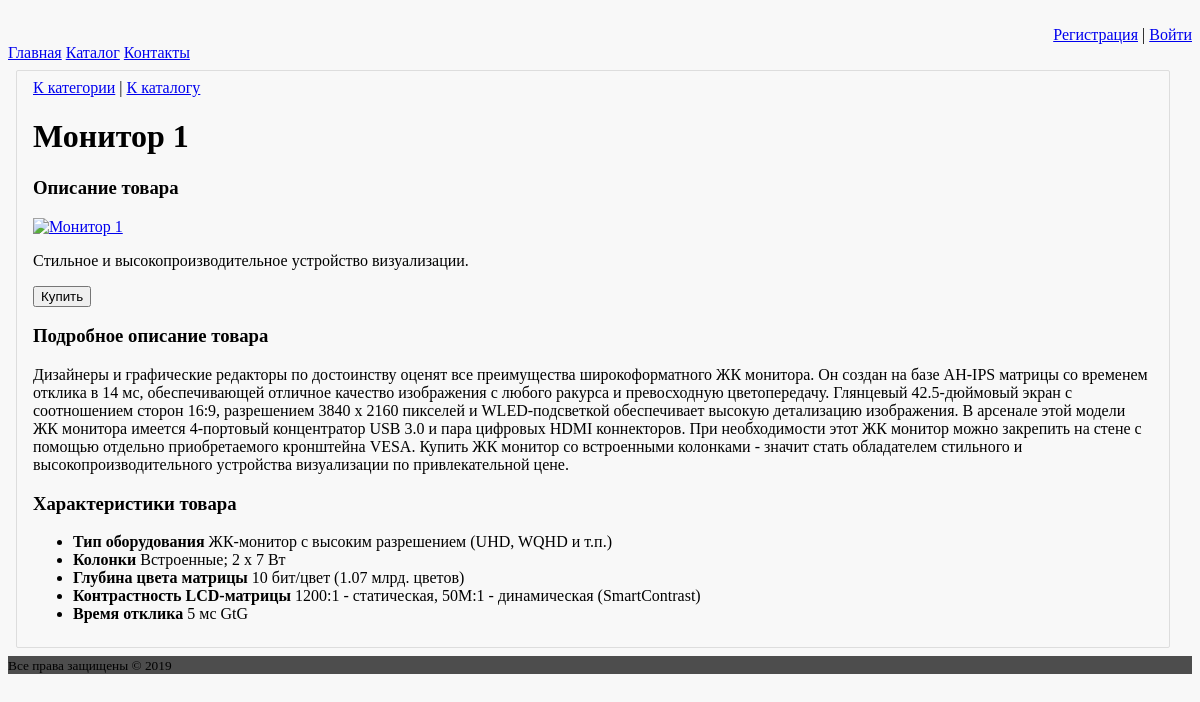
The page /catalog/item/1 on the database its author committed.
### mainapp/models.py (models this page shows, shortened)
class Good(models.Model):
    class Meta:
        verbose_name = 'товар'
        verbose_name_plural = 'товары'
    caption = models.CharField(
        verbose_name='название', unique=True, max_length=255)
    brief_description = models.TextField(
        verbose_name='краткое описание', blank=True)
    full_description = models.TextField(
        verbose_name='полное описание', blank=True)
    image = models.ImageField(verbose_name='изображение', blank=True)
    category = models.ForeignKey(
        GoodsCategory, models.CASCADE, verbose_name='категория')
    def get_image_path(self):
        return str(self.image)

class GoodСharacteristic(models.Model):
    class Meta:
        verbose_name = 'характеристика товара'
        verbose_name_plural = 'характеристики товара'
    caption = models.CharField(
        verbose_name='название', max_length=255)
    value = models.TextField(verbose_name='значение', blank=True)
    good = models.ForeignKey(Good, models.CASCADE, verbose_name='товар')

### mainapp/views.py (the view)
# urls.py: path('item/<int:item_id>', item, name="item"),
def item(request, item_id):
    good = get_object_or_404(Good, pk=item_id)
    return render(request, 'mainapp/item.html', {
        'good': good,
        'characteristics': GoodСharacteristic.objects.filter(good=good),
    })

### mainapp/templates/mainapp/item.html (shortened to what this page needs)
{% extends "base.html" %}
{% load static %}
{% block content %}
    <a href="{% url 'catalog:category' good.category.id%}">К категории</a> | <a href="{% url 'catalog:index' %}">К каталогу</a>
    <h1>{{ good.caption|title }}</h1>
    <h3>Описание товара</h3>
    <a href="{% static good.get_image_path %}" target="_blank"><img src="{% static good.get_image_path %}" alt="{{ good.caption|title }}" width="200" class="goodprev"></a>
    <p class="brief description">{{ good.brief_description }}</p>
    <button class="buy">Купить</button>
    <h3>Подробное описание товара</h3>
    <p class="full description">{{ good.full_description|linebreaks }}</p>
    <h3>Характеристики товара</h3>
    <ul class="characteristics">
    {% for ch in characteristics %}
        <li><span><b>{{ ch.caption }} </b></span>{{ ch.value }}</li>
    {% endfor %}
    </ul>
{% endblock content %}

### static/css/style.css (style rules this page uses)
body { background-color: #f8f8f8; }

### rows shown on the page
Good: caption "Монитор 1", brief_description "Cтильное и высокопроизводительное устройство визуализации.", full_description "Дизайнеры и графические редакторы по достоинству оценят все преимущества широкоформатного ЖК монитора. Он создан на базе AH-IPS матрицы со временем отклика в 14 мс, обеспечивающей отличное качество изображения с любого ракурса и превосходную цветопередачу. Глянцевый 42.5-дюймовый экран с соотношением сторон 16:9, разрешением 3840 x 2160 пикселей и WLED-подсветкой обеспечивает высокую детализацию изображения. В арсенале этой модели ЖК монитора имеется 4-портовый концентратор USB 3.0 и пара цифровых HDMI коннекторов. При необходимости этот ЖК монитор можно закрепить на стене с помощью отдельно приобретаемого кронштейна VESA. Купить ЖК монитор со встроенными колонками - значит стать…"
GoodСharacteristic: caption "Тип оборудования", value "ЖК-монитор с высоким разрешением (UHD, WQHD и т.п.)"
GoodСharacteristic: caption "Колонки", value "Встроенные; 2 x 7 Вт"
GoodСharacteristic: caption "Глубина цвета матрицы", value "10 бит/цвет (1.07 млрд. цветов)"
GoodСharacteristic: caption "Контрастность LCD-матрицы", value "1200:1 - статическая, 50M:1 - динамическая (SmartContrast)"
GoodСharacteristic: caption "Время отклика", value "5 мс GtG"
